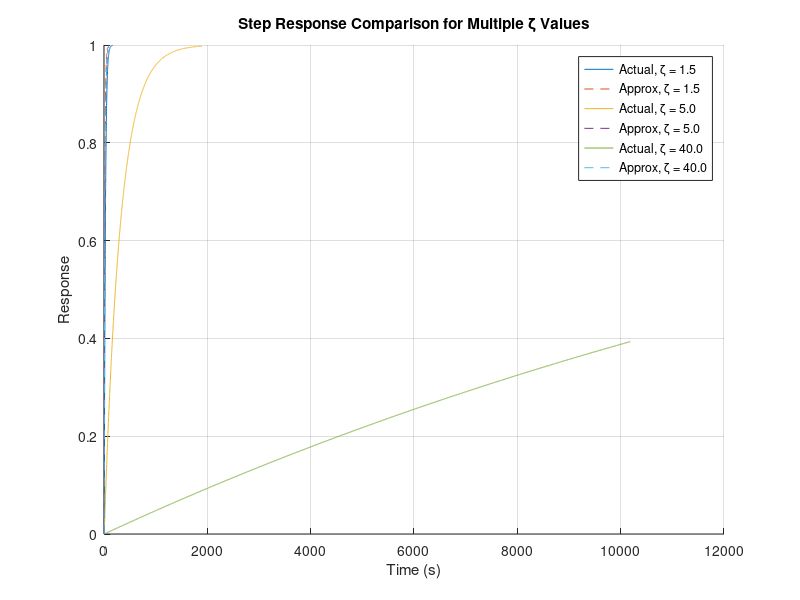

This chart was generated by the following MATLAB code:
% generated based on approx2.m 2026-02-09 15:18 using Claude Sonnet 4.5
% Note: the values are so different that you can't really see what's 
% going on between the three, so this isn't really useful. 


zeta_values = [1.5, 5, 40];
figure;
hold on;

for i = 1:length(zeta_values)
    zeta = zeta_values(i);
    p1 = zeta + sqrt(zeta^2 - 1);
    p2 = zeta - sqrt(zeta^2 - 1);
    if abs(p1) < abs(p2)
        pmin = p1;
    else
        pmin = p2;
    end
    actual = tf([p1*p2],[1, p1+p2, p1*p2]);
    approx = tf([pmin], [1, pmin]);
    
    plot(step(actual), 'DisplayName', sprintf('Actual, \\zeta = %.1f', zeta));
    plot(step(approx), '--', 'DisplayName', sprintf('Approx, \\zeta = %.1f', zeta));
end

legend('Location', 'best');
title('Step Response Comparison for Multiple \zeta Values');
xlabel('Time (s)');
ylabel('Response');
grid on;
hold off;